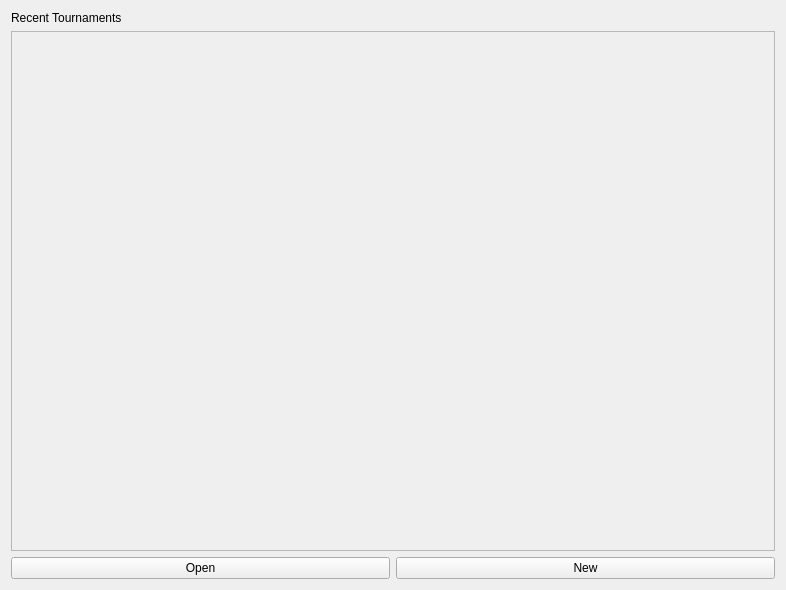
<?xml version="1.0" encoding="UTF-8"?>
<ui version="4.0">
 <class>AppDashboardTab</class>
 <widget class="QWidget" name="AppDashboardTab">
  <property name="windowModality">
   <enum>Qt::NonModal</enum>
  </property>
  <property name="geometry">
   <rect>
    <x>0</x>
    <y>0</y>
    <width>786</width>
    <height>590</height>
   </rect>
  </property>
  <property name="windowTitle">
   <string>Form</string>
  </property>
  <property name="inputMethodHints">
   <set>Qt::ImhNone</set>
  </property>
  <layout class="QGridLayout" name="gridLayout_2">
   <item row="1" column="0">
    <layout class="QHBoxLayout" name="horizontalLayout">
     <item>
      <widget class="QPushButton" name="pushButton_2">
       <property name="text">
        <string>Open</string>
       </property>
      </widget>
     </item>
     <item>
      <widget class="QPushButton" name="pushButton">
       <property name="text">
        <string>New</string>
       </property>
      </widget>
     </item>
    </layout>
   </item>
   <item row="0" column="0">
    <layout class="QGridLayout" name="gridLayout">
     <item row="0" column="0">
      <widget class="QLabel" name="label">
       <property name="text">
        <string>Recent Tournaments</string>
       </property>
       <property name="scaledContents">
        <bool>false</bool>
       </property>
      </widget>
     </item>
     <item row="1" column="0">
      <widget class="QScrollArea" name="scrollArea">
       <property name="widgetResizable">
        <bool>true</bool>
       </property>
       <widget class="QWidget" name="recentTournaments">
        <property name="geometry">
         <rect>
          <x>0</x>
          <y>0</y>
          <width>764</width>
          <height>514</height>
         </rect>
        </property>
       </widget>
      </widget>
     </item>
    </layout>
   </item>
  </layout>
 </widget>
 <resources/>
 <connections/>
</ui>
